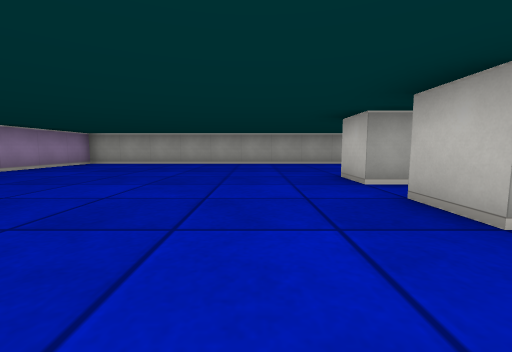
[1] (above)

16 first-person views from a walk through a cub3D level. The camera is about half as high as the walls, tilts 6° down and sees 90° across. The floor is counted in squares. Each view is taken from the middle of a square. On the plan, view 1 faces up. The plan holds only what a view shows up to about 9 squares ahead; the rest is blank.

[2]
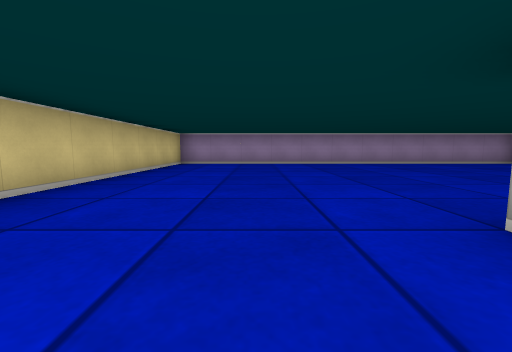

[3]
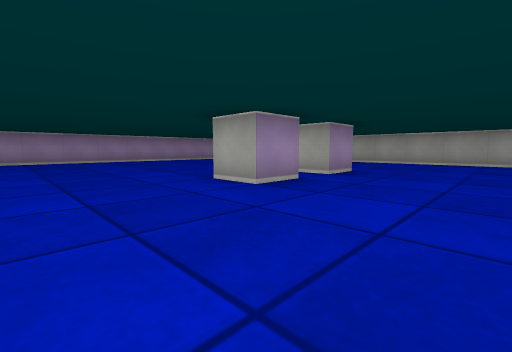

[4]
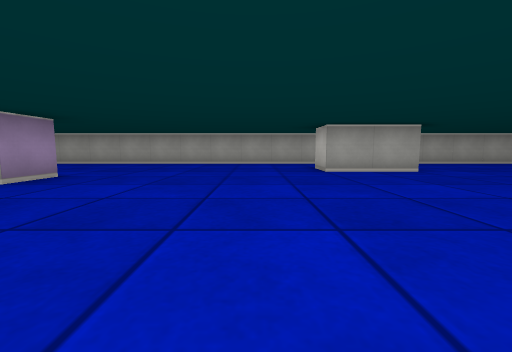

[5]
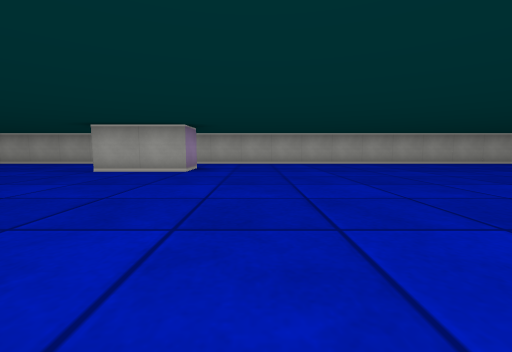

[6]
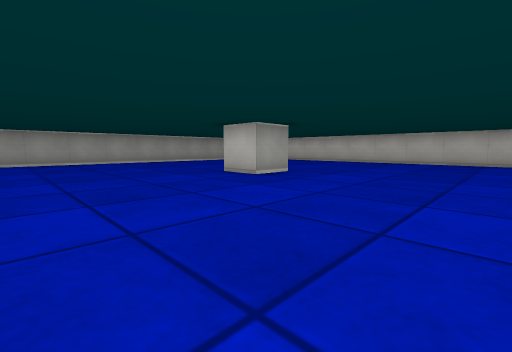

[7]
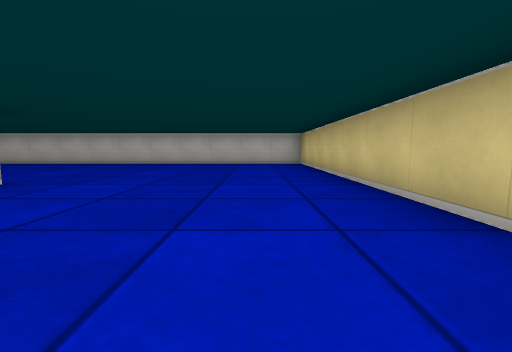

[8]
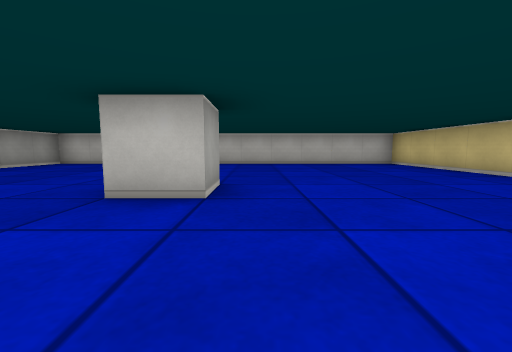

[9]
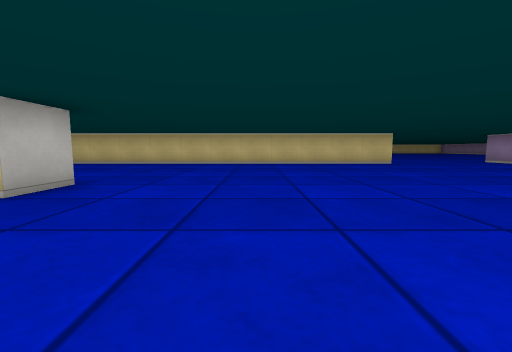

[10]
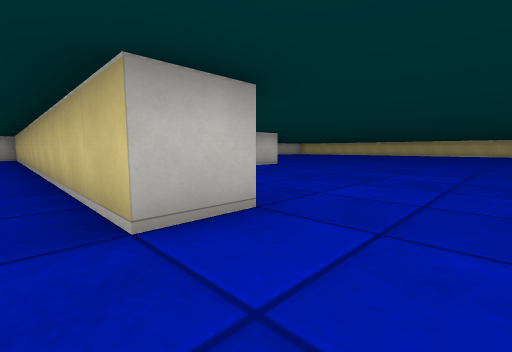

[11]
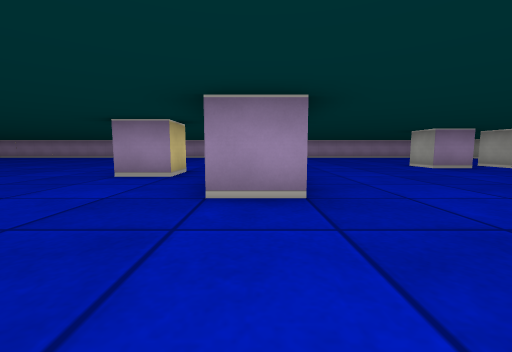

[12]
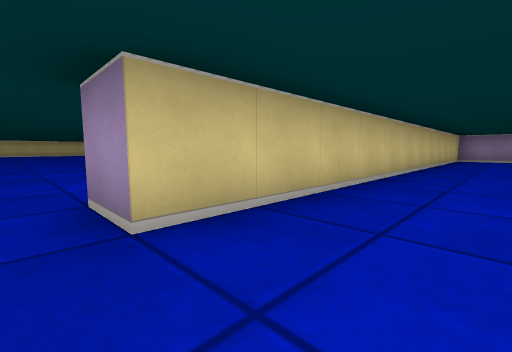

[13]
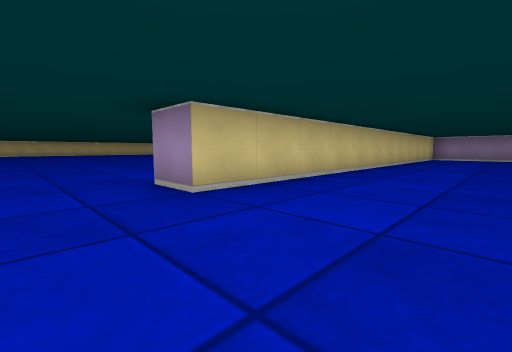

[14]
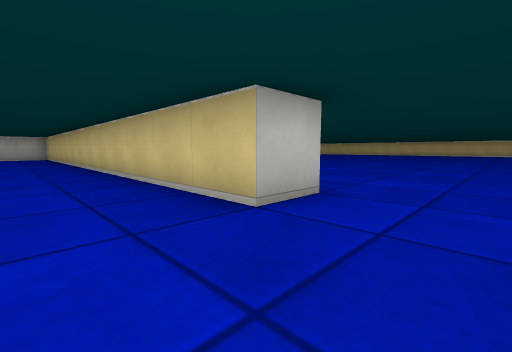

[15]
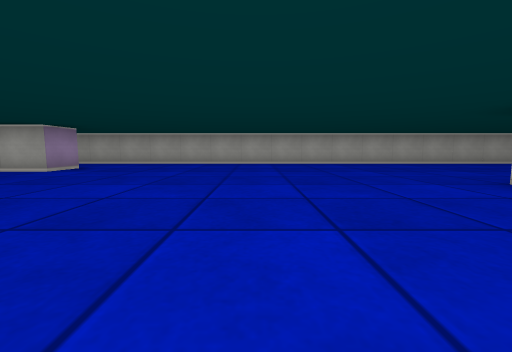

[16]
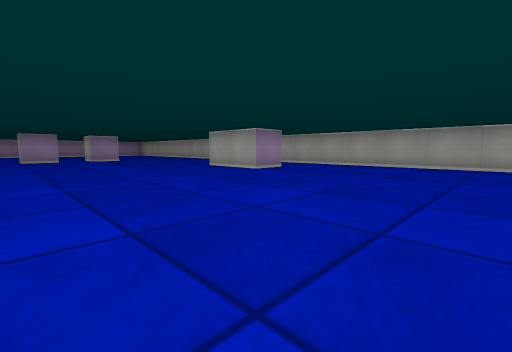

### Floor plan
Points are (right, up) in squares from view 1. A wall is a line through its corners. A room is listed if a view was taken in it or the views show most of it. See-through windows are left out.
Room 1 (views 1, 2, 3, 4, 5, 6, 7, 8, 9, 10, 11, 12, 13, 14, 15, 16)
walls: (9.5, 6.5) (9.5, 5.5) (7.5, 5.5) (7.5, 6.5); (2.5, 2.6) (2.5, 1.5) (1.5, 1.5) (1.5, 2.5); (2.5, 4.5) (2.5, 3.5) (1.5, 3.5) (1.5, 4.5); (10.5, -3.6) (10.5, -2.5) (23.5, -2.5) (23.5, 8.5) (-5.5, 8.5) (-5.5, -2.5) (6.5, -2.5) (6.5, -3.5); (18.6, 2.5) (17.5, 2.5) (17.5, 3.5)
ways out: opening at (8.5, -3.2)

Positions as (right, up) in squares from view 1, and headings:
1: (0, 0), facing up
2: (3, 0), facing left
3: (5, -1), facing up-left
4: (6, 0), facing up
5: (11, 0), facing up
6: (14, -1), facing up-right
7: (15, -1), facing right
8: (15, 2), facing right
9: (15, 6), facing down
10: (9, -2), facing down-right
11: (9, -3), facing left
12: (7, -1), facing down-left
13: (8, 0), facing down-left
14: (9, -1), facing down-right
15: (14, 0), facing up
16: (14, 1), facing up-left
